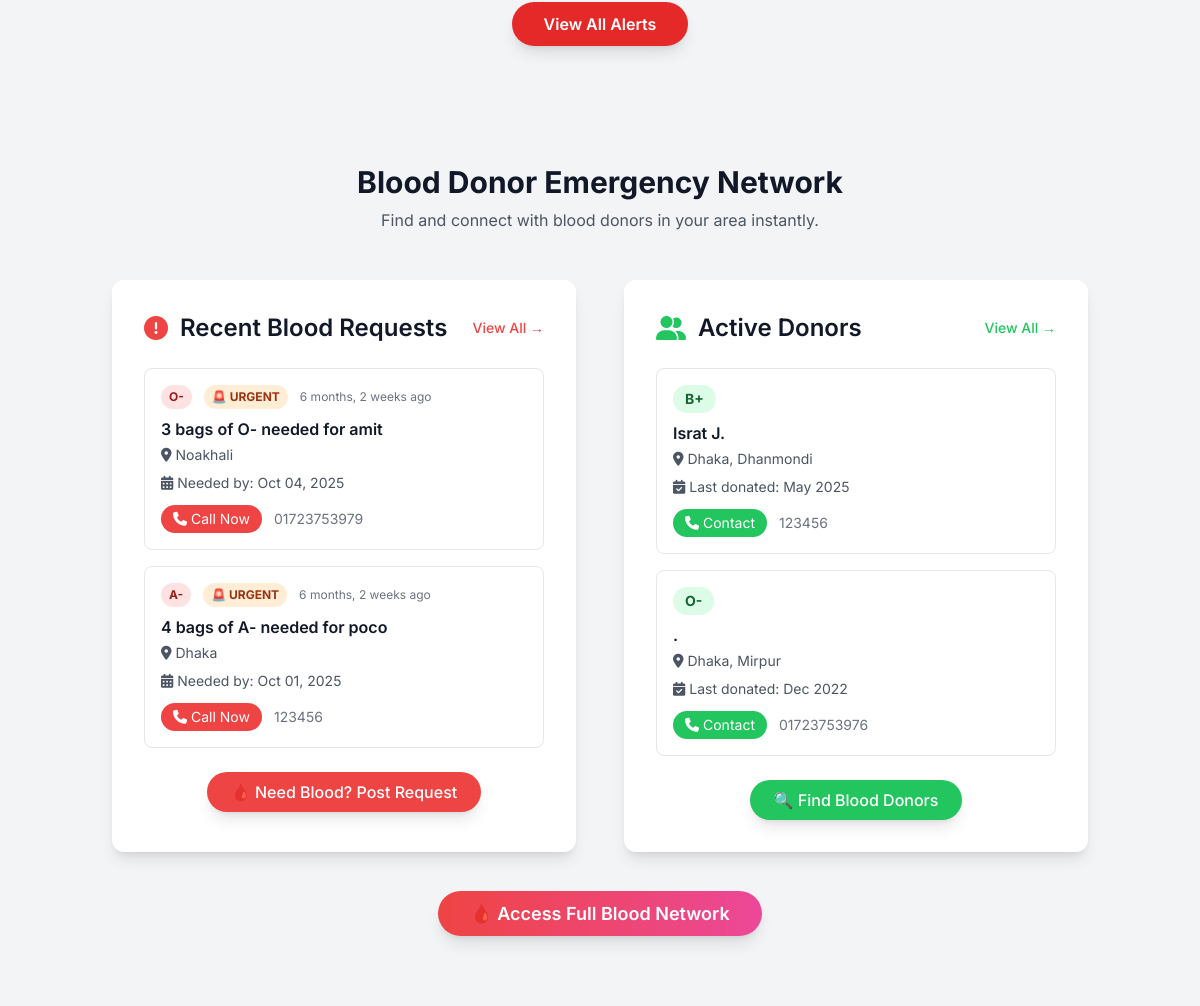
The app's page / (middle part), older data.
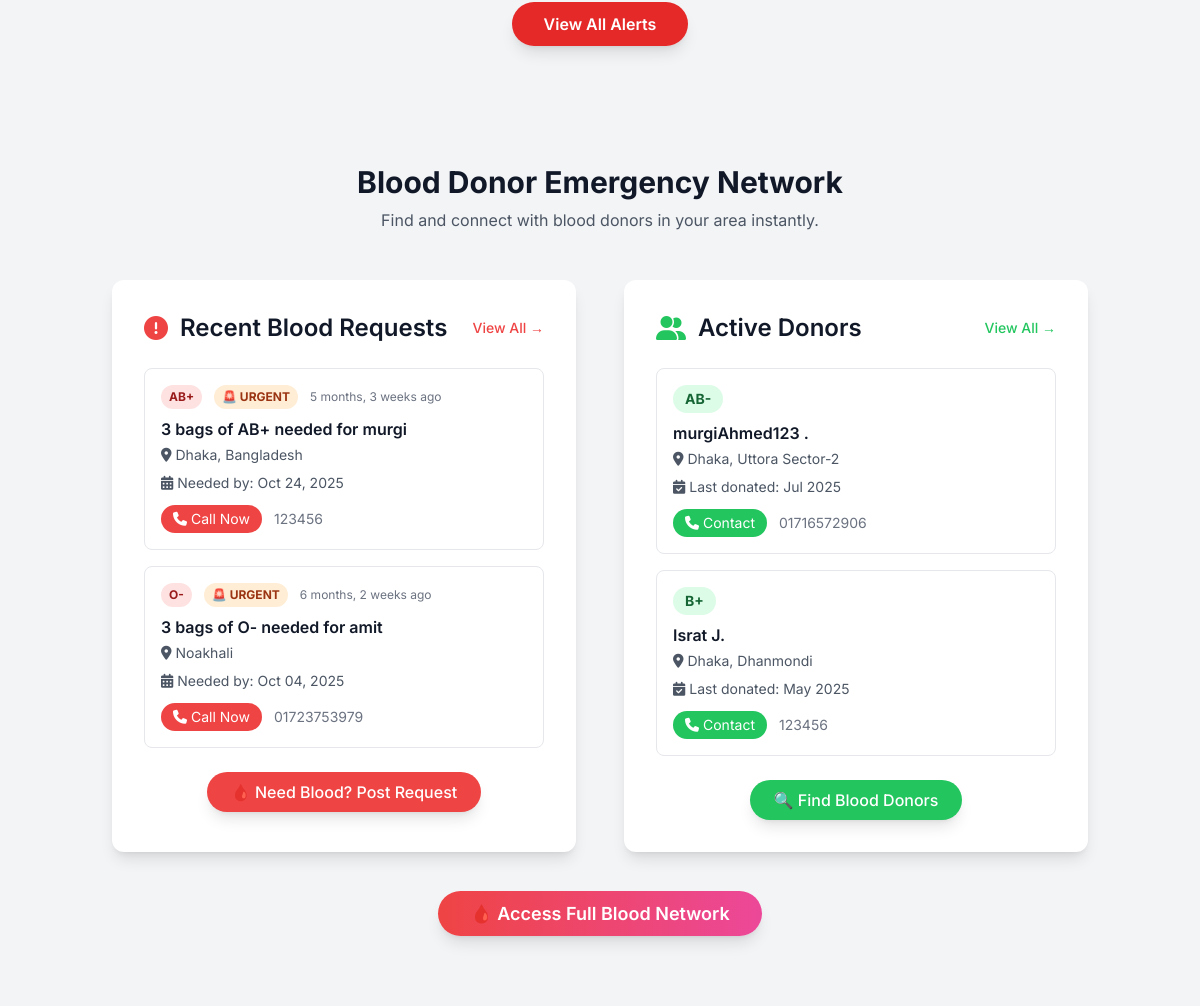
The same page, newer data.
### accounts/models.py (models this page shows, shortened)
class BloodRequest(models.Model):
    BLOOD_TYPE_CHOICES = [
        ('A+', 'A+'),
        ('A-', 'A-'),
        ('B+', 'B+'),
        ('B-', 'B-'),
        ('AB+', 'AB+'),
        ('AB-', 'AB-'),
        ('O+', 'O+'),
        ('O-', 'O-'),
    ]
    URGENCY_CHOICES = [
        ('urgent', 'Urgent'),
        ('normal', 'Normal'),
    ]
    STATUS_CHOICES = [
        ('open', 'Open'),
        ('fulfilled', 'Fulfilled'),
    ]
    requester_name = models.CharField(
        max_length=100, help_text="Person making the request")
    patient_name = models.CharField(
        max_length=100, help_text="Patient who needs blood")
    blood_type_needed = models.CharField(
        max_length=3, choices=BLOOD_TYPE_CHOICES)
    bags_needed = models.PositiveIntegerField(
        default=1,
        help_text="Number of blood bags needed"
    )
    location = models.CharField(
        max_length=200, help_text="Hospital/location where blood is needed")
    contact_phone = models.CharField(max_length=15)
    urgency = models.CharField(
        max_length=10, choices=URGENCY_CHOICES, default='normal')
    needed_by_date = models.DateField(help_text="When is the blood needed by")
    additional_notes = models.TextField(
        blank=True, help_text="Any additional information")
    created_by = models.ForeignKey(User, null=True, blank=True, on_delete=models.CASCADE,
                                   help_text="User who created this request (if logged in)")
    requester_city = models.CharField(max_length=100, blank=True,
                                      help_text="City for filtering purposes")
    status = models.CharField(
        max_length=10, choices=STATUS_CHOICES, default='open')
    created_at = models.DateTimeField(auto_now_add=True)
    updated_at = models.DateTimeField(auto_now=True)
    class Meta:
        ordering = ['-created_at']
        indexes = [
            models.Index(fields=['blood_type_needed']),
            models.Index(fields=['requester_city']),
            models.Index(fields=['status']),
            models.Index(fields=['urgency']),
        ]

class CitizenProfile(models.Model):
    BLOOD_GROUP_CHOICES = [
        ('', 'Select Blood Group'),
        ('A+', 'A+'),
        ('A-', 'A-'),
        ('B+', 'B+'),
        ('B-', 'B-'),
        ('AB+', 'AB+'),
        ('AB-', 'AB-'),
        ('O+', 'O+'),
        ('O-', 'O-'),
    ]
    user = models.OneToOneField(
        User, on_delete=models.CASCADE, related_name='citizen_profile')
    date_of_birth = models.DateField(null=True, blank=True)
    blood_group = models.CharField(
        max_length=5, choices=BLOOD_GROUP_CHOICES, blank=True)
    phone_number = models.CharField(max_length=15, blank=True)
    emergency_contact_name = models.CharField(max_length=100, blank=True)
    emergency_contact_phone = models.CharField(max_length=15, blank=True)
    emergency_contact_relationship = models.CharField(
        max_length=50, blank=True)
    house_road_no = models.CharField(max_length=200, blank=True)
    area_sector = models.CharField(max_length=100, blank=True)
    city = models.CharField(max_length=100, blank=True)
    postal_code = models.CharField(max_length=10, blank=True)
    landmarks = models.CharField(max_length=200, blank=True)
    last_blood_donation = models.DateField(null=True, blank=True)
    available_to_donate = models.CharField(
        max_length=10,
        choices=[('', 'Select Option'), ('yes', 'Yes'), ('no', 'No')],
        blank=True
    )
    emergency_donor = models.BooleanField(
        default=False, help_text="Available for emergency blood donation")
    medical_conditions = models.TextField(blank=True)
    allergies = models.TextField(blank=True)
    regular_medications = models.TextField(blank=True)

class User(AbstractUser):
    USER_TYPES = (
        ('citizen', 'Citizen'),
        ('service_provider', 'Service Provider'),
    )
    user_type = models.CharField(
        max_length=20, choices=USER_TYPES, default='citizen')
    phone_number = models.CharField(max_length=15, unique=True)

### eras/views.py (the view)
# urls.py: path('',views.homepage,name='homepage'),
def homepage(request):
    recent_blood_requests = BloodRequest.objects.filter(
        status='open'
    ).order_by('-urgency', '-created_at')[:2]
    active_donors = CitizenProfile.objects.filter(
        available_to_donate='yes'
    ).exclude(
        blood_group__in=['', None]  # Exclude donors without blood group
    ).select_related('user').order_by('-last_blood_donation', '-id')[:2]
    context = {
        'recent_blood_requests': recent_blood_requests,
        'active_donors': active_donors,
    }
    return render(request, 'homepage.html', context)

### disasters/models.py (called while the page is built)
    def get_time_since_reported(self):
        now = timezone.now()
        diff = now - self.created_at
        if diff.days > 0:
            return f"{diff.days} day{'s' if diff.days != 1 else ''} ago"
        elif diff.seconds > 3600:
            hours = diff.seconds // 3600
            return f"{hours} hour{'s' if hours != 1 else ''} ago"
        elif diff.seconds > 60:
            minutes = diff.seconds // 60
            return f"{minutes} minute{'s' if minutes != 1 else ''} ago"
        else:
            return "Just now"

    def get_severity_color(self):
        colors = {
            'critical': 'text-red-600 bg-red-100',
            'high': 'text-orange-600 bg-orange-100',
            'medium': 'text-yellow-600 bg-yellow-100',
            'low': 'text-green-600 bg-green-100'
        }
        return colors.get(self.severity, 'text-gray-600 bg-gray-100')

### disasters/templatetags/disasters_tags.py (called while the page is built)
@register.simple_tag
def get_recent_disasters(count=3):
    disasters = Disaster.objects.filter(
        status='approved'
    ).select_related('reporter').prefetch_related('images', 'responses').order_by('-created_at')[:count]
    return disasters

### templates/homepage.html (shortened to what the changed rows need)
{% load static %}
{% load disasters_tags %}
<!DOCTYPE html>
<html lang="en">
<head>
    <link rel="stylesheet" href="https://cdnjs.cloudflare.com/ajax/libs/font-awesome/6.4.0/css/all.min.css">
    <script src="https://cdn.tailwindcss.com"></script>
   <link rel="stylesheet" href="{% static 'css/style.css' %}">
</head>
<body class="bg-gray-100 text-gray-800">
    <main>
    {% load disasters_tags %}
        <section class="container mx-auto px-6 py-16">
            <div class="text-center mb-12">
                <h2 class="text-3xl font-bold text-gray-900">Blood Donor Emergency Network</h2>
            </div>
            <div class="grid grid-cols-1 lg:grid-cols-2 gap-12">
                <div class="bg-white rounded-xl shadow-lg p-8">
                    <div id="blood-requests-container" class="space-y-4">
                        {% if recent_blood_requests %}
                            {% for request in recent_blood_requests %}
                                <div class="border border-gray-200 rounded-lg p-4 hover:shadow-md transition-shadow duration-200">
                                    <div class="flex items-start justify-between">
                                        <div class="flex-1">
                                            <div class="flex items-center space-x-3 mb-2">
                                                <span class="inline-flex items-center px-2 py-1 rounded-full text-xs font-bold bg-red-100 text-red-800">
                                                    {{ request.blood_type_needed }}
                                                </span>
                                                {% if request.urgency == 'urgent' %}
                                                    <span class="inline-flex items-center px-2 py-1 rounded-full text-xs font-bold bg-orange-100 text-orange-800">
                                                        🚨 URGENT
                                                    </span>
                                                {% endif %}
                                                <span class="text-xs text-gray-500">
                                                    {{ request.created_at|timesince }} ago
                                                </span>
                                            </div>
                                            <h4 class="font-semibold text-gray-900 mb-1">
                                            {{ request.bags_needed }} bag{{ request.bags_needed|pluralize }} of {{ request.blood_type_needed }} needed for {{ request.patient_name }}
                                            </h4>
                                            <div class="flex items-center text-sm text-gray-600 mb-2">
                                                <i class="fas fa-map-marker-alt mr-1"></i>
                                                {{ request.location }}
                                            </div>
                                            <div class="flex items-center text-sm text-gray-600 mb-3">
                                                <i class="fas fa-calendar-alt mr-1"></i>
                                                Needed by: {{ request.needed_by_date|date:"M d, Y" }}
                                            </div>
                                            <div class="flex items-center space-x-3">
                                                <a href="tel:{{ request.contact_phone }}"
                                                class="inline-flex items-center px-3 py-1 bg-red-500 text-white text-sm rounded-full hover:bg-red-600 transition-colors duration-200">
                                                    <i class="fas fa-phone mr-1"></i>
                                                    Call Now
                                                </a>
                                                <span class="text-sm text-gray-500">
                                                    {{ request.contact_phone }}
                                                </span>
                                            </div>
                                        </div>
                                    </div>
                                </div>
                            {% endfor %}
                        {% endif %}
                    </div>
                </div>
                <div class="bg-white rounded-xl shadow-lg p-8">
                    {% if active_donors %}
                        <div class="space-y-4">
                            {% for donor in active_donors %}
                                <div class="border border-gray-200 rounded-lg p-4 hover:shadow-md transition-shadow duration-200">
                                    <div class="flex items-start justify-between">
                                        <div class="flex-1">
                                            <div class="flex items-center space-x-3 mb-2">
                                                <span class="inline-flex items-center px-3 py-1 rounded-full text-sm font-bold bg-green-100 text-green-800">
                                                    {{ donor.blood_group }}
                                                </span>
                                            </div>
                                            <h4 class="font-semibold text-gray-900 mb-1">
                                                {{ donor.user.first_name }} {{ donor.user.last_name|first }}.
                                            </h4>
                                            <div class="flex items-center text-sm text-gray-600 mb-2">
                                                <i class="fas fa-map-marker-alt mr-1"></i>
                                                {{ donor.city }}{% if donor.area_sector %}, {{ donor.area_sector }}{% endif %}
                                            </div>
                                            {% if donor.last_blood_donation %}
                                                <div class="flex items-center text-sm text-gray-600 mb-3">
                                                    <i class="fas fa-calendar-check mr-1"></i>
                                                    Last donated: {{ donor.last_blood_donation|date:"M Y" }}
                                                </div>
                                            {% endif %}
                                            <div class="flex items-center space-x-3">
                                                <a href="tel:{{ donor.phone_number }}"
                                                class="inline-flex items-center px-3 py-1 bg-green-500 text-white text-sm rounded-full hover:bg-green-600 transition-colors duration-200">
                                                    <i class="fas fa-phone mr-1"></i>
                                                    Contact
                                                </a>
                                                <span class="text-sm text-gray-500">
                                                    {{ donor.phone_number }}
                                                </span>
                                            </div>
                                        </div>
                                    </div>
                                </div>
                            {% endfor %}
                        </div>
                    {% endif %}
                </div>
            </div>
        </section>
    </main>
</body>
</html>

Row changes from the older to the newer data that the page shows:
no longer on this page (row unchanged): BloodRequest: blood_type_needed "A-", urgency "🚨 URGENT", created_at "6 months, 2 weeks", bags_needed "4", patient_name "poco", location "Dhaka", needed_by_date "Oct 01, 2025", contact_phone "123456"
no longer on this page (row unchanged): CitizenProfile: blood_group "O-", city "Dhaka", area_sector "Mirpur", last_blood_donation "Dec 2022", phone_number "01723753976"
added BloodRequest: blood_type_needed "AB+", urgency "🚨 URGENT", created_at "5 months, 3 weeks", bags_needed "3", patient_name "murgi", location "Dhaka, Bangladesh", needed_by_date "Oct 24, 2025", contact_phone "123456"
added CitizenProfile: blood_group "AB-", user.first_name "murgiAhmed123", city "Dhaka", area_sector "Uttora Sector-2", last_blood_donation "Jul 2025", phone_number "01716572906"
